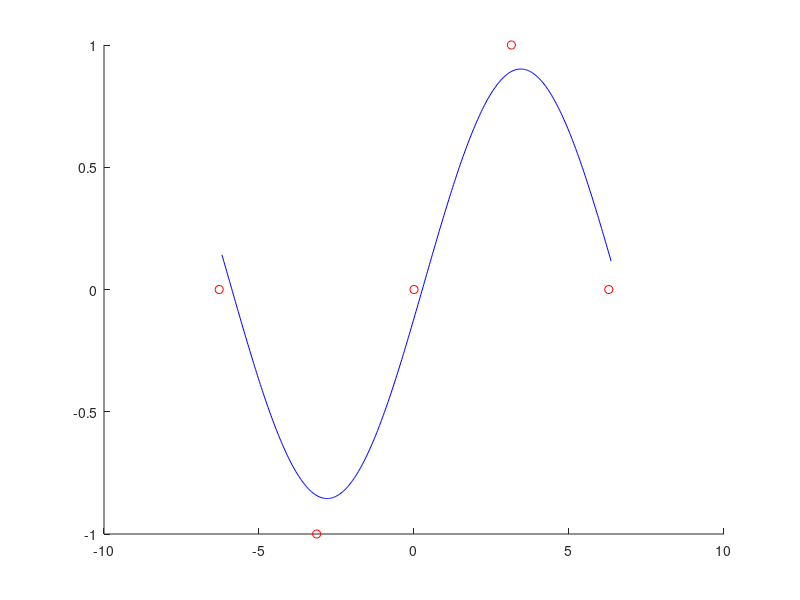

Reproduce this figure in MATLAB.
x = -2*pi+pi/36:0.0310:2*pi+pi/36;
x1 = linspace(-2*pi,2*pi,5);
y2 = [0,-1,0,1,0]; 
y = [0.02:-0.01:-1,-1:0.01:1,1:-0.01:-0.01];

y1 = y + 0.001; %data for aproximization
%boundary values
k_min = tan(25); 
k_max = tan(70); 
b_min = -1; 
b_max = 1; 
r_min = 0; 
r_max = 1; 
v_min = 0; 
v_max = 1; 
S_min = 0.001;%minimal error
S_max = 10^10;%maximum error
N = 20000;%number of iterations

for i=1:N 
    k = k_min+(k_max-k_min)*rand(1);%take random value
    b = b_min+(b_max-b_min)*rand(1); 
    r = r_min+(r_max-r_min)*rand(1); 
    v = v_min+(v_max-v_min)*rand(1);  
    f = v+r*sin(x.*k+b);%function
    sqr = sum((y1-f).^2);%calculating error
    
    if sqr < S_max 
        k_res = k; 
        b_res = b; 
        r_res = r; 
        v_res = v; 
        S_max = sqr; 
    elseif sqr<S_min 
        break 
    end 
end 

hold on 
plot(x1,y2,'or') 
plot (x,v_res + r_res*sin(x.*k_res + b_res),'b')